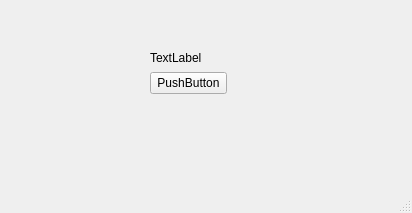
<?xml version="1.0" encoding="UTF-8"?>
<ui version="4.0">
 <class>MainWindow</class>
 <widget class="QMainWindow" name="MainWindow">
  <property name="geometry">
   <rect>
    <x>0</x>
    <y>0</y>
    <width>412</width>
    <height>213</height>
   </rect>
  </property>
  <property name="windowTitle">
   <string>MainWindow</string>
  </property>
  <widget class="QWidget" name="centralwidget">
   <widget class="QWidget" name="">
    <property name="geometry">
     <rect>
      <x>150</x>
      <y>50</y>
      <width>77</width>
      <height>44</height>
     </rect>
    </property>
    <layout class="QVBoxLayout" name="verticalLayout">
     <item>
      <widget class="QLabel" name="label">
       <property name="text">
        <string>TextLabel</string>
       </property>
      </widget>
     </item>
     <item>
      <widget class="QPushButton" name="pushButton">
       <property name="text">
        <string>PushButton</string>
       </property>
      </widget>
     </item>
    </layout>
   </widget>
  </widget>
  <widget class="QMenuBar" name="menubar">
   <property name="geometry">
    <rect>
     <x>0</x>
     <y>0</y>
     <width>412</width>
     <height>21</height>
    </rect>
   </property>
  </widget>
  <widget class="QStatusBar" name="statusbar"/>
 </widget>
 <resources/>
 <connections>
  <connection>
   <sender>pushButton</sender>
   <signal>clicked()</signal>
   <receiver>label</receiver>
   <slot>clear()</slot>
   <hints>
    <hint type="sourcelabel">
     <x>181</x>
     <y>103</y>
    </hint>
    <hint type="destinationlabel">
     <x>181</x>
     <y>77</y>
    </hint>
   </hints>
  </connection>
 </connections>
</ui>
